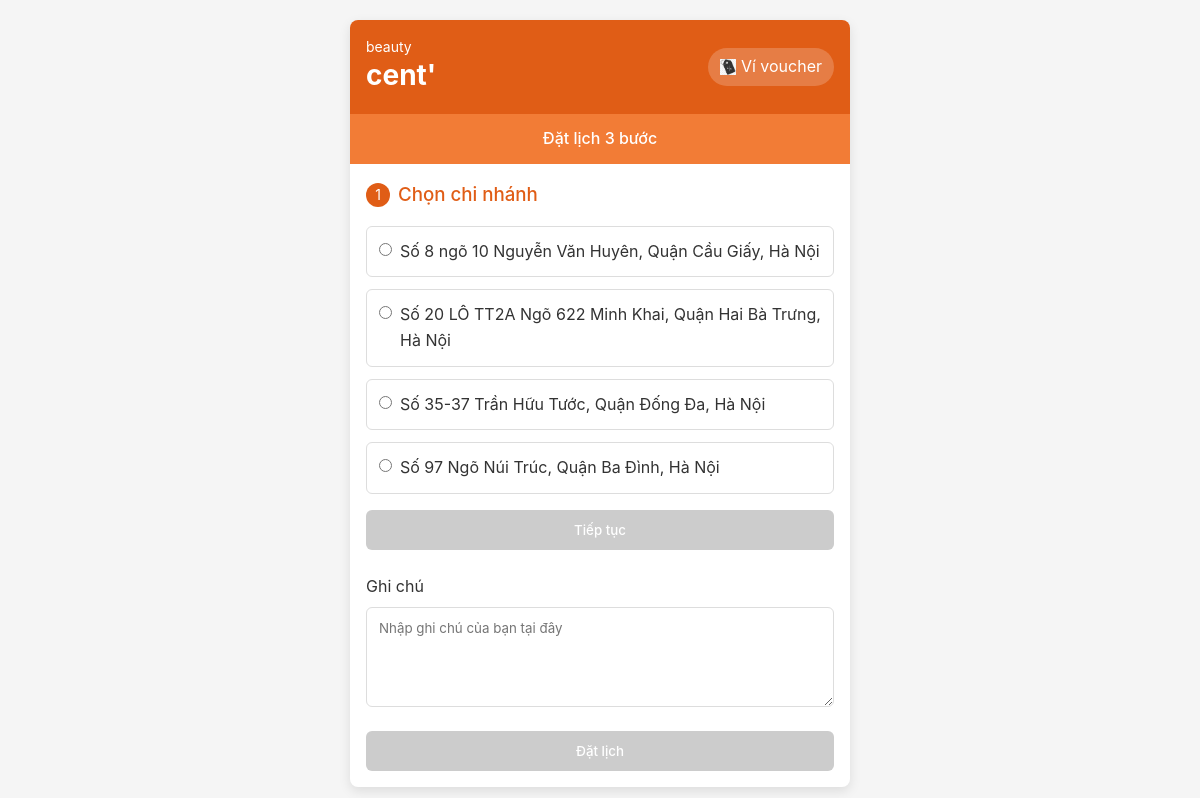
The page / on the database its author committed.
### tables this page shows
CREATE TABLE IF NOT EXISTS branches (
    id INT AUTO_INCREMENT PRIMARY KEY,
    name VARCHAR(100) NOT NULL,
    address VARCHAR(255) NOT NULL,
    created_at TIMESTAMP DEFAULT CURRENT_TIMESTAMP,
    updated_at TIMESTAMP DEFAULT CURRENT_TIMESTAMP ON UPDATE CURRENT_TIMESTAMP
);

### models/Branch.php (called while the page is built, shortened)
<?php
require_once __DIR__. '/../config/database.php';
class Branch {
    private $conn;
    private $table_name = "branches";
    public function __construct() {
        $database = new Database();
        $this->conn = $database->getConnection();
    }
    public function getAllBranches() {
        $query = "SELECT id, name, address FROM " . $this->table_name . " ORDER BY id";
        $stmt = $this->conn->prepare($query);
        $stmt->execute();
        return $stmt->fetchAll();
    }
}

### config/database.php (called while the page is built, shortened)
<?php
class Database {
    private $host = DB_HOST;
    private $db_name = DB_NAME;
    private $username = DB_USER;
    private $password = DB_PASS;
    public function getConnection() {
        $this->conn = null;
        try {
            $this->conn = new PDO(
                "mysql:host=" . $this->host . ";dbname=" . $this->db_name . ";charset=utf8mb4",
                $this->username,
                $this->password,
                [
                    PDO::ATTR_ERRMODE => PDO::ERRMODE_EXCEPTION,
                    PDO::ATTR_DEFAULT_FETCH_MODE => PDO::FETCH_ASSOC,
                    PDO::ATTR_EMULATE_PREPARES => false
                ]
            );
        } catch(PDOException $e) {
            error_log("Database Connection Error: " . $e->getMessage());
            throw new Exception("Không thể kết nối đến cơ sở dữ liệu. Vui lòng thử lại sau.");
        }
        return $this->conn;
    }
}

### index.php (the view, shortened to what this page needs)
<?php
require_once 'models/Branch.php';
$branchModel = new Branch();
$branches = $branchModel->getAllBranches();
?>
<!DOCTYPE html>
<html lang="vi">
<head>
    <link rel="stylesheet" href="assets/css/style.css">
</head>
<body>
    <div class="container">
        <div class="booking-form">
            <div class="header">
                <div class="brand">
                    <div class="brand-sub">beauty</div>
                    <div class="brand-main">cent'</div>
                </div>
                <div class="voucher">
                    <img src="assets/images/ticket.png" alt="Voucher">
                    <span>Ví voucher</span>
                </div>
            </div>
            <div class="progress-bar">
                Đặt lịch 3 bước
            </div>
            <div class="form-content">
                <form id="booking-form" action="process/process_booking.php" method="POST">
                    <div class="step" id="step-1">
                        <div class="step-header">
                            <div class="step-number">1</div>
                            <h3 class="step-title">Chọn chi nhánh</h3>
                        </div>
                        <div class="branch-list">
                            <?php foreach ($branches as $branch): ?>
                            <div class="branch-item">
                                <input type="radio" name="branch_id" id="branch-<?php echo $branch['id']; ?>" value="<?php echo $branch['id']; ?>" class="branch-radio">
                                <label for="branch-<?php echo $branch['id']; ?>" class="branch-label">
                                    <?php echo $branch['address']; ?>
                                </label>
                            </div>
                            <?php endforeach; ?>
                        </div>
                        <button type="button" id="continue-step-1" class="continue-button" disabled>Tiếp tục</button>
                    </div>
                    <div class="notes-section">
                        <label for="notes" class="notes-label">Ghi chú</label>
                        <textarea id="notes" name="notes" placeholder="Nhập ghi chú của bạn tại đây" class="notes-textarea"></textarea>
                    </div>
                    <button type="submit" id="book-button" class="book-button" disabled>Đặt lịch</button>
                </form>
            </div>
        </div>
    </div>
</body>
</html>

### assets/css/style.css (style rules this page uses)
* { margin: 0; padding: 0; box-sizing: border-box; font-family: -apple-system, BlinkMacSystemFont, "Segoe UI", Roboto, Helvetica, Arial, sans-serif; }
body { background-color: #f5f5f5; color: #333; line-height: 1.6; }
.container { display: flex; justify-content: center; align-items: center; min-height: 100vh; padding: 20px; }
.booking-form { width: 100%; max-width: 500px; background-color: #fff; border-radius: 8px; box-shadow: 0 4px 12px rgba(0, 0, 0, 0.1); overflow: hidden; }
.header { background-color: #e05d16; color: white; padding: 16px; display: flex; justify-content: space-between; align-items: center; }
.brand { display: flex; flex-direction: column; }
.brand-sub { font-size: 14px; margin-bottom: -5px; }
.brand-main { font-size: 28px; font-weight: bold; }
.voucher { display: flex; align-items: center; background-color: rgba(255, 255, 255, 0.2); padding: 6px 12px; border-radius: 20px; }
.voucher img { width: 16px; height: 16px; margin-right: 5px; }
.progress-bar { background-color: #f27c36; color: white; padding: 12px; text-align: center; font-weight: 500; }
.form-content { padding: 16px; }
.step { margin-bottom: 24px; }
.step-header { display: flex; align-items: center; margin-bottom: 16px; }
.step-number { width: 24px; height: 24px; background-color: #e05d16; color: white; border-radius: 50%; display: flex; align-items: center; justify-content: center; margin-right: 8px; font-size: 14px; }
.step-title { color: #e05d16; font-weight: 500; }
.branch-list { display: flex; flex-direction: column; gap: 12px; }
.branch-item { display: flex; align-items: flex-start; gap: 8px; border: 1px solid #ddd; padding: 12px; border-radius: 6px; }
.branch-radio { margin-top: 4px; }
.branch-label { font-weight: normal; }
.notes-section { margin-bottom: 16px; }
.notes-label { display: block; margin-bottom: 8px; }
.notes-textarea { width: 100%; padding: 12px; border: 1px solid #ddd; border-radius: 6px; resize: vertical; min-height: 100px; }
.book-button { width: 100%; padding: 12px; background-color: #e05d16; color: white; border: none; border-radius: 6px; font-weight: 500; cursor: pointer; transition: background-color 0.2s; }
.book-button:disabled { background-color: #ccc; cursor: not-allowed; }
.continue-button { width: 100%; padding: 12px; background-color: #e05d16; color: white; border: none; border-radius: 6px; font-weight: 500; cursor: pointer; transition: background-color 0.2s; margin-top: 16px; }
.continue-button:disabled { background-color: #ccc; cursor: not-allowed; }

### rows shown on the page
branches: address "Số 8 ngõ 10 Nguyễn Văn Huyên, Quận Cầu Giấy, Hà Nội"
branches: address "Số 20 LÔ TT2A Ngõ 622 Minh Khai, Quận Hai Bà Trưng, Hà Nội"
branches: address "Số 35-37 Trần Hữu Tước, Quận Đống Đa, Hà Nội"
branches: address "Số 97 Ngõ Núi Trúc, Quận Ba Đình, Hà Nội"
